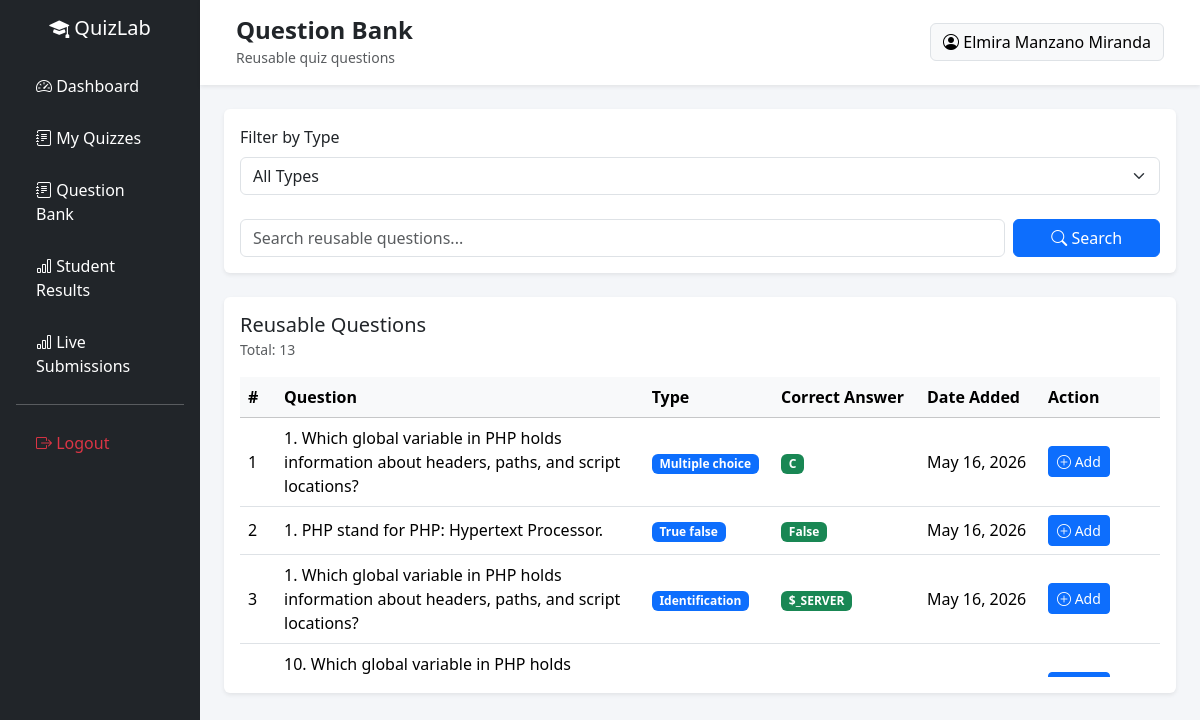
The app's page /frontend/teacher/question_bank.php (signed in) with its own data.
### tables this page shows
CREATE TABLE `questions` (
  `question_id` int(11) NOT NULL,
  `quiz_id` int(11) NOT NULL,
  `question_type` enum('multiple_choice','true_false','identification','enumeration') NOT NULL DEFAULT 'multiple_choice',
  `question` text NOT NULL,
  `option_a` varchar(255) NOT NULL,
  `option_b` varchar(255) NOT NULL,
  `option_c` varchar(255) NOT NULL,
  `option_d` varchar(255) NOT NULL,
  `correct_answer` varchar(255) NOT NULL,
  `created_at` timestamp NOT NULL DEFAULT current_timestamp(),
  `is_bank` tinyint(1) DEFAULT 1
);

### frontend/teacher/question_bank.php (the view, shortened to what this page needs)
<?php
require_once "../../backend/database.php";
$search = $_GET['search'] ?? '';
$sql = "
    SELECT
        q.question_id,
        q.question,
        q.question_type,
        q.correct_answer,
        q.option_a,
        q.option_b,
        q.option_c,
        q.option_d,
        q.created_at
    FROM questions q
    WHERE 1=1
";
$params = [];
$sql .= " ORDER BY q.question_id DESC";
$stmt = $pdo->prepare($sql);
$stmt->execute($params);
$questions = $stmt->fetchAll(PDO::FETCH_ASSOC);
?>
<!DOCTYPE html>
<html lang="en">
<head>
    <link href="https://cdn.jsdelivr.net/npm/bootstrap@5.3.2/dist/css/bootstrap.min.css" rel="stylesheet">
    <link rel="stylesheet" href="https://cdn.jsdelivr.net/npm/bootstrap-icons@1.11.1/font/bootstrap-icons.css">
    <link rel="stylesheet" href="style.css">
</head>
<body style="background:#f4f6f9;">
    <div class="container-fluid">
        <div class="row">
            <div class="col-md-2 p-0">
                <?php include "nav.php"; ?>
            </div>
            <div class="col-md-10 p-0">
                <nav class="navbar navbar-expand-lg bg-white shadow-sm px-4 py-3">
                    <div class="container-fluid">
                        <div>
                            <h4 class="mb-0 fw-bold">
                                Question Bank
                            </h4>
                            <small class="text-muted">
                                Reusable quiz questions
                            </small>
                        </div>
                        <a href="profile.php" class="btn btn-light border">
                            <i class="bi bi-person-circle"></i>
                            <?= htmlspecialchars($_SESSION['name']); ?>
                        </a>
                    </div>
                </nav>
                <div class="p-4">
                    <div class="card border-0 shadow-sm mb-4">
                        <div class="card-body">
                            <form method="GET">
                                <div class="row g-2">
                                    <div class="col-md-12 mb-3">
                                        <label class="form-label">Filter by Type</label>
                                        <select name="type" class="form-select" onchange="this.form.submit()">
                                            <option value="">All Types</option>
                                        </select>
                                    </div>
                                    <div class="col-md-10">
                                        <input type="text" name="search" class="form-control"
                                            placeholder="Search reusable questions..."
                                            value="<?= htmlspecialchars($search) ?>">
                                    </div>
                                    <div class="col-md-2">
                                        <button class="btn btn-primary w-100">
                                            <i class="bi bi-search"></i>
                                            Search
                                        </button>
                                    </div>
                                </div>
                            </form>
                        </div>
                    </div>
                    <div class="card border-0 shadow-sm">
                        <div class="card-body">
                            <div class="d-flex justify-content-between align-items-center mb-3">
                                <div>
                                    <h5 class="mb-0">
                                        Reusable Questions
                                    </h5>
                                    <small class="text-muted">
                                        Total:
                                        <?= count($questions) ?>
                                   </small>
                                </div>
                            </div>
                            <div class="table-responsive" style="max-height: 300px; overflow-y: auto;">
                                <table class="table table-hover align-middle mb-0">
                                    <thead class="table-light position-sticky top-0" style="z-index: 2;">
                                        <tr>
                                            <th>#</th>
                                            <th>Question</th>
                                            <th>Type</th>
                                            <th>Correct Answer</th>
                                            <th>Date Added</th>
                                            <th width="120">Action</th>
                                        </tr>
                                    </thead>
                                    <tbody>
                                        <?php if (count($questions) > 0): ?>
                                            <?php foreach ($questions as $index => $question): ?>
                                                <?php
                                                $type = ucfirst(
                                                    str_replace(
                                                        '_',
                                                        ' ',
                                                        $question['question_type']
                                                    )
                                                );
                                                ?>
                                                <tr>
                                                    <td>
                                                        <?= $index + 1 ?>
                                                    </td>
                                                    <td style="max-width:350px;">
                                                        <?= htmlspecialchars($question['question']) ?>
                                                    </td>
                                                    <td>
                                                        <span class="badge bg-primary">
                                                            <?= $type ?>
                                                        </span>
                                                    </td>
                                                    <td>
                                                        <span class="badge bg-success">
                                                            <?= htmlspecialchars($question['correct_answer']) ?>
                                                        </span>
                                                    </td>
                                                    <td>
                                                        <?= date(
                                                            "M d, Y",
                                                            strtotime($question['created_at'])
                                                        ) ?>
                                                    </td>
                                                    <td>
                                                        <button class="btn btn-sm btn-primary" data-bs-toggle="modal"
                                                            data-bs-target="#addModal<?= $question['question_id'] ?>">
                                                            <i class="bi bi-plus-circle"></i>
                                                            Add
                                                        </button>
                                                    </td>
                                                </tr>
                                            <?php endforeach; ?>
                                        <?php endif; ?>
                                    </tbody>
                                </table>
                            </div>
                        </div>
                    </div>
                </div>
            </div>
        </div>
    </div>
</body>
</html>

### frontend/teacher/style.css (style rules this page uses)
body { background:#f5f6fa; }

### records on screen
questions: question "1. Which global variable in PHP holds information about headers, paths, and script locations?", question_type "Multiple choice", correct_answer "C", created_at "May 16, 2026"
questions: question "1. PHP stand for PHP: Hypertext Processor.", question_type "True false", correct_answer "False", created_at "May 16, 2026"
questions: question "1. Which global variable in PHP holds information about headers, paths, and script locations?", question_type "Identification", correct_answer "$_SERVER", created_at "May 16, 2026"
questions: question "10. Which global variable in PHP holds…"

### other values on screen
$_SESSION['name'] "Elmira Manzano Miranda"
count($questions) "13"
